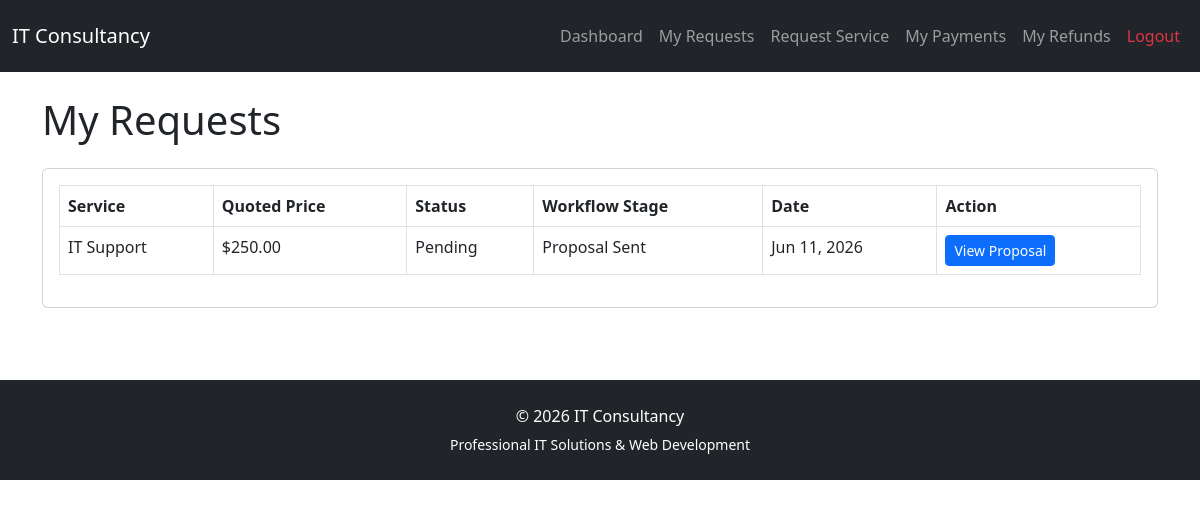
The app's page /public/index.php?page=customer-requests (signed in) with its own data.
### tables this page shows
CREATE TABLE `requests` (
  `id` int(11) NOT NULL AUTO_INCREMENT,
  `customer_id` int(11) NOT NULL,
  `service_id` int(11) NOT NULL,
  `quoted_price` decimal(10,2) DEFAULT NULL,
  `description` text DEFAULT NULL,
  `status` enum('Pending','Approved','In Progress','Completed','Cancelled') DEFAULT 'Pending',
  `created_at` timestamp NOT NULL DEFAULT current_timestamp(),
  `workflow_stage` varchar(50) DEFAULT 'Submitted',
  `proposal` text DEFAULT NULL,
  PRIMARY KEY (`id`),
  KEY `customer_id` (`customer_id`),
  KEY `service_id` (`service_id`),
  CONSTRAINT `requests_ibfk_1` FOREIGN KEY (`customer_id`) REFERENCES `customers` (`id`) ON DELETE CASCADE,
  CONSTRAINT `requests_ibfk_2` FOREIGN KEY (`service_id`) REFERENCES `services` (`id`) ON DELETE CASCADE
);

CREATE TABLE `services` (
  `id` int(11) NOT NULL AUTO_INCREMENT,
  `title` varchar(255) NOT NULL,
  `description` text NOT NULL,
  `created_at` timestamp NOT NULL DEFAULT current_timestamp(),
  `price` decimal(10,2) NOT NULL DEFAULT 0.00,
  `image` varchar(255) DEFAULT NULL,
  PRIMARY KEY (`id`)
);

### public/index.php (called while the page is built, shortened)
<?php
require_once '../routes.php';

### app/views/customer-requests.php (the view, shortened to what this page needs)
<?php require __DIR__ . '/layouts/header.php'; ?>
<?php
$customerId = $_SESSION['customer']['id'];
$stmt = $pdo->prepare("
    SELECT
        r.*,
        s.title AS service_title,
        cs.slot_date,
        cs.slot_time,
        cs.consultation_method,
        cs.meeting_link
    FROM requests r
    JOIN services s
        ON r.service_id = s.id
    LEFT JOIN consultation_bookings cb
        ON cb.request_id = r.id
    LEFT JOIN consultation_slots cs
        ON cs.id = cb.slot_id
    WHERE r.customer_id = ?
    ORDER BY r.id DESC
");
$stmt->execute([$customerId]);
$requests = $stmt->fetchAll();
?>
<h1 class="mb-4">My Requests</h1>
<div class="card">
    <div class="card-body">
        <table class="table table-bordered">
            <thead>
                <tr>
                    <th>Service</th>
                    <th>Quoted Price</th>
                    <th>Status</th>
                    <th>Workflow Stage</th>
                    <th>Date</th>
                    <th>Action</th>
                </tr>
            </thead>
            <tbody>
                <?php foreach ($requests as $request): ?>
                    <tr>
                        <td>
                            <?= htmlspecialchars($request['service_title']) ?>
                        </td>
                        <td>
                            <?php if ($request['quoted_price'] > 0): ?>
                                $<?= number_format($request['quoted_price'], 2) ?>
                            <?php else: ?>
                                <span class="text-muted">
                                    Awaiting Quote
                                </span>
                            <?php endif; ?>
                        </td>
                        <td>
                            <?= htmlspecialchars($request['status']) ?>
                        </td>
                        <td>
                            <?= htmlspecialchars($request['workflow_stage']) ?>
                        </td>
                        <td>
                            <?= date('M d, Y', strtotime($request['created_at'])) ?>
                        </td>
                        <td>
    <?php if ($request['workflow_stage'] === 'Proposal Sent'): ?>
        <a
            href="?page=view-proposal&request_id=<?= $request['id'] ?>"
            class="btn btn-primary btn-sm">
            View Proposal
        </a>
    <?php endif; ?>
</td>
                    </tr>
                <?php endforeach; ?>
            </tbody>
        </table>
    </div>
</div>
<?php require __DIR__ . '/layouts/footer.php'; ?>

### records on screen
requests: service.title "IT Support", quoted_price "250.00", status "Pending", workflow_stage "Proposal Sent", created_at "Jun 11, 2026"
